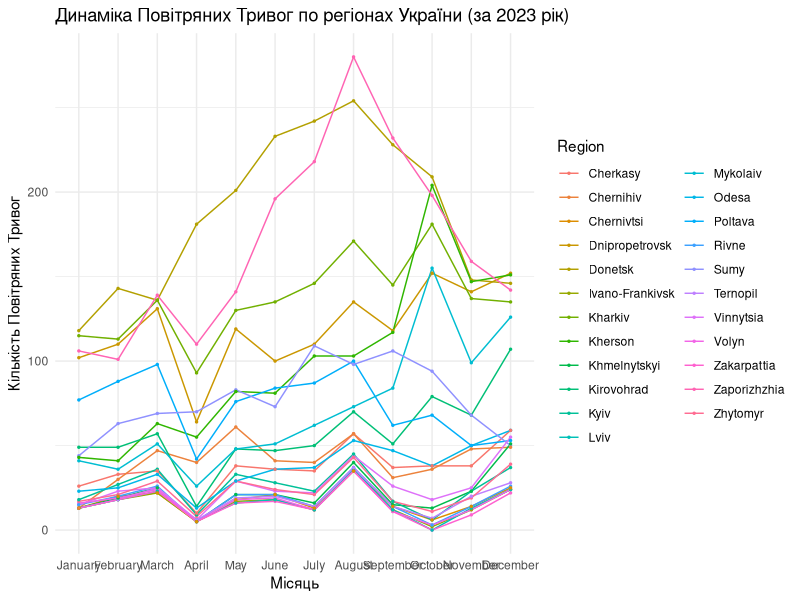
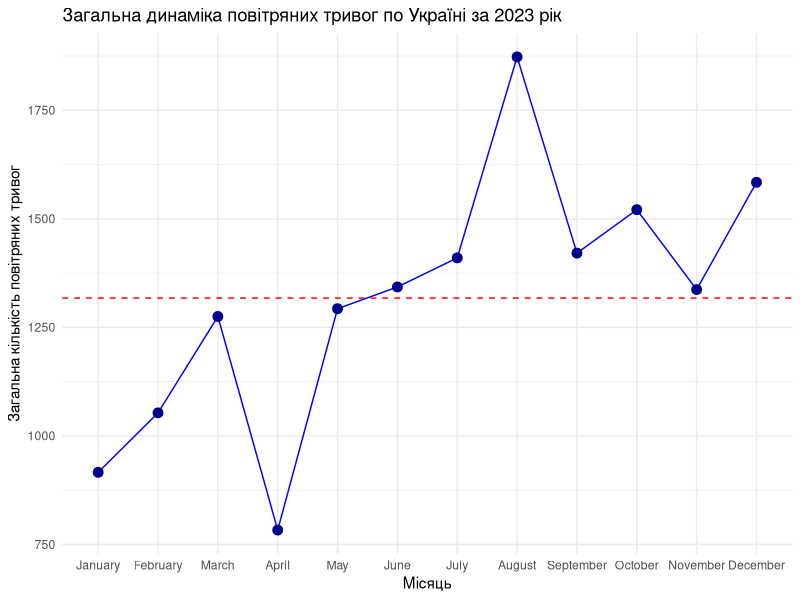
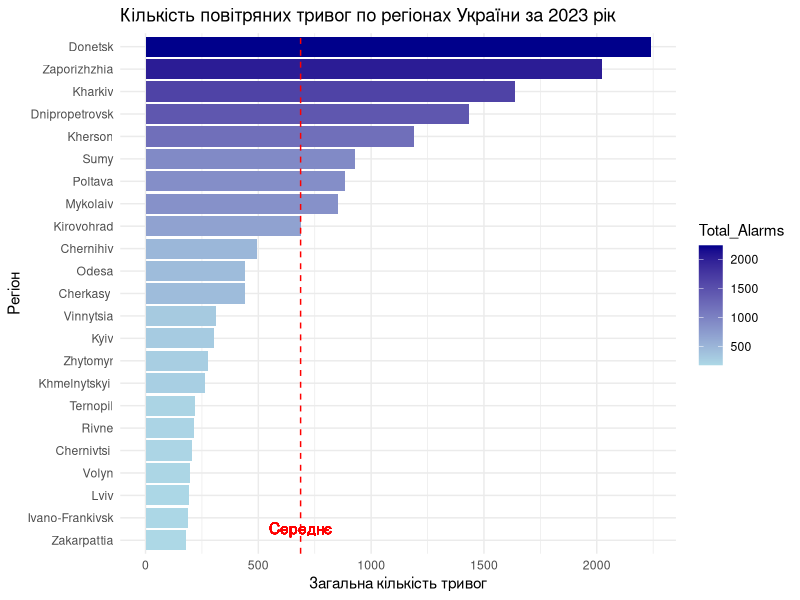
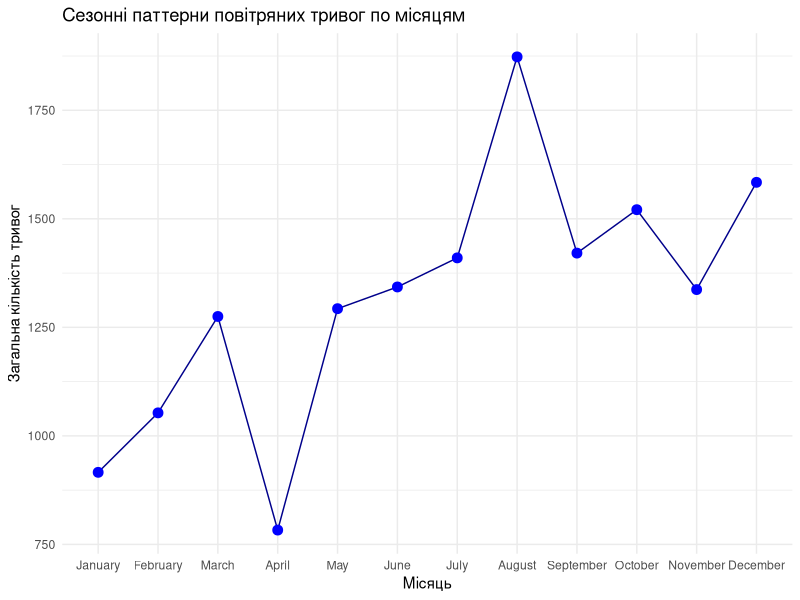
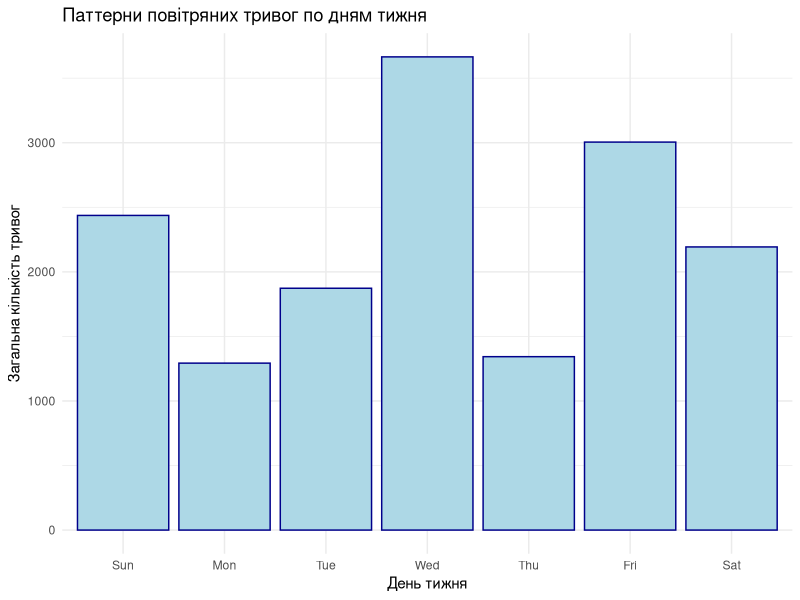

Write R code to recreate these figures, in order.
## ---- chunk 1
# Встановлюємо налаштування для RMarkdown
knitr::opts_chunk$set(echo = TRUE, message = FALSE, warning = FALSE)

# Завантаження необхідних бібліотек
library(dplyr)
library(ggplot2)
library(knitr)  # Додаємо бібліотеку для kable
library(lubridate)

## ---- chunk 2
# Cайт:  https://alerts.in.ua/
# Даннi по Повiтрянним Тревогам по Українi за 2023 роки
data_list <- list(
  `January` = data.frame(
    Region = c("Vinnytsia", "Volyn", "Dnipropetrovsk", "Donetsk", "Zhytomyr", "Zakarpattia", "Zaporizhzhia", "Ivano-Frankivsk", "Kyiv", "Kirovohrad", "Lviv", "Mykolaiv", "Odesa", "Poltava", "Rivne", "Sumy", "Ternopil", "Kharkiv", "Kherson", "Khmelnytskyi ", "Cherkasy ", "Chernivtsi ", "Chernihiv"),
    Alarm = c(15, 16, 102, 118, 17, 13, 106, 13, 18, 49, 13, 41, 23, 77, 15, 44, 13, 115, 43, 13, 26, 13, 13)
  ),
  `February` = data.frame(
    Region = c("Vinnytsia", "Volyn", "Dnipropetrovsk", "Donetsk", "Zhytomyr", "Zakarpattia", "Zaporizhzhia", "Ivano-Frankivsk", "Kyiv", "Kirovohrad", "Lviv", "Mykolaiv", "Odesa", "Poltava", "Rivne", "Sumy", "Ternopil", "Kharkiv", "Kherson", "Khmelnytskyi ", "Cherkasy ", "Chernivtsi ", "Chernihiv"),
    Alarm = c(23, 19, 110, 143, 21, 18, 101, 18, 27, 49, 18, 36, 25, 88, 20, 63, 18, 113, 41, 19, 33, 20, 30)
  ),
  `March` = data.frame(
    Region = c("Vinnytsia", "Volyn", "Dnipropetrovsk", "Donetsk", "Zhytomyr", "Zakarpattia", "Zaporizhzhia", "Ivano-Frankivsk", "Kyiv", "Kirovohrad", "Lviv", "Mykolaiv", "Odesa", "Poltava", "Rivne", "Sumy", "Ternopil", "Kharkiv", "Kherson", "Khmelnytskyi ", "Cherkasy ", "Chernivtsi ", "Chernihiv"),
    Alarm = c(25, 24, 131, 136, 29, 23, 139, 22, 36, 57, 23, 51, 33, 98, 26, 69, 25, 136, 63, 25, 35, 22, 47)
  ),
  `April` = data.frame(
    Region = c("Vinnytsia", "Volyn", "Dnipropetrovsk", "Donetsk", "Zhytomyr", "Zakarpattia", "Zaporizhzhia", "Ivano-Frankivsk", "Kyiv", "Kirovohrad", "Lviv", "Mykolaiv", "Odesa", "Poltava", "Rivne", "Sumy", "Ternopil", "Kharkiv", "Kherson", "Khmelnytskyi ", "Cherkasy ", "Chernivtsi ", "Chernihiv"),
    Alarm = c(6, 5, 64, 181, 8, 5, 110, 5, 9, 14, 6, 26, 13, 42, 5, 70, 6, 93, 55, 5, 10, 5, 40)
  ),
  `May` = data.frame(
    Region = c("Vinnytsia", "Volyn", "Dnipropetrovsk", "Donetsk", "Zhytomyr", "Zakarpattia", "Zaporizhzhia", "Ivano-Frankivsk", "Kyiv", "Kirovohrad", "Lviv", "Mykolaiv", "Odesa", "Poltava", "Rivne", "Sumy", "Ternopil", "Kharkiv", "Kherson", "Khmelnytskyi ", "Cherkasy ", "Chernivtsi ", "Chernihiv"),
    Alarm = c(29, 18, 119, 201, 29, 16, 141, 17, 33, 48, 16, 48, 29, 76, 21, 83, 19, 130, 82, 21, 38, 18, 61)
  ),
  `June` = data.frame(
    Region = c("Vinnytsia", "Volyn", "Dnipropetrovsk", "Donetsk", "Zhytomyr", "Zakarpattia", "Zaporizhzhia", "Ivano-Frankivsk", "Kyiv", "Kirovohrad", "Lviv", "Mykolaiv", "Odesa", "Poltava", "Rivne", "Sumy", "Ternopil", "Kharkiv", "Kherson", "Khmelnytskyi ", "Cherkasy ", "Chernivtsi ", "Chernihiv"),
    Alarm = c(23, 19, 100, 233, 24, 17, 196, 18, 28, 47, 18, 51, 36, 84, 21, 73, 20, 135, 81, 21, 36, 21, 41)
  ),
  `July` = data.frame(
    Region = c("Vinnytsia", "Volyn", "Dnipropetrovsk", "Donetsk", "Zhytomyr", "Zakarpattia", "Zaporizhzhia", "Ivano-Frankivsk", "Kyiv", "Kirovohrad", "Lviv", "Mykolaiv", "Odesa", "Poltava", "Rivne", "Sumy", "Ternopil", "Kharkiv", "Kherson", "Khmelnytskyi ", "Cherkasy ", "Chernivtsi ", "Chernihiv"),
    Alarm = c(22, 12, 110, 242, 21, 12, 218, 12, 23, 50, 12, 62, 37, 87, 14, 109, 14, 146, 103, 16, 35, 13, 40)
  ),
  `August` = data.frame(
    Region = c("Vinnytsia", "Volyn", "Dnipropetrovsk", "Donetsk", "Zhytomyr", "Zakarpattia", "Zaporizhzhia", "Ivano-Frankivsk", "Kyiv", "Kirovohrad", "Lviv", "Mykolaiv", "Odesa", "Poltava", "Rivne", "Sumy", "Ternopil", "Kharkiv", "Kherson", "Khmelnytskyi ", "Cherkasy ", "Chernivtsi ", "Chernihiv"),
    Alarm = c(44, 35, 135, 254, 43, 35, 280, 35, 45, 70,  36, 73, 53, 100, 37, 98, 37, 171, 103, 40,  57, 35, 57)
  ),
  `September` = data.frame(
    Region = c("Vinnytsia", "Volyn", "Dnipropetrovsk", "Donetsk", "Zhytomyr", "Zakarpattia", "Zaporizhzhia", "Ivano-Frankivsk", "Kyiv", "Kirovohrad", "Lviv", "Mykolaiv", "Odesa", "Poltava", "Rivne", "Sumy", "Ternopil", "Kharkiv", "Kherson", "Khmelnytskyi ", "Cherkasy ", "Chernivtsi ", "Chernihiv"),
    Alarm = c(26, 11, 118, 228, 17, 11, 232, 12, 17, 51, 12, 84, 47, 62, 14, 106, 14, 145, 117, 15, 37, 14, 31)
  ),
  `October` = data.frame(
    Region = c("Vinnytsia", "Volyn", "Dnipropetrovsk", "Donetsk", "Zhytomyr", "Zakarpattia", "Zaporizhzhia", "Ivano-Frankivsk", "Kyiv", "Kirovohrad", "Lviv", "Mykolaiv", "Odesa", "Poltava", "Rivne", "Sumy", "Ternopil", "Kharkiv", "Kherson", "Khmelnytskyi ", "Cherkasy ", "Chernivtsi ", "Chernihiv"),
    Alarm = c(18, 3, 152, 209, 11, 0, 198, 2, 6, 79, 0, 155, 38, 68, 3, 94, 7, 181, 204, 13, 38,  6, 36)
  ),
  `November` = data.frame(
    Region = c("Vinnytsia", "Volyn", "Dnipropetrovsk", "Donetsk", "Zhytomyr", "Zakarpattia", "Zaporizhzhia", "Ivano-Frankivsk", "Kyiv", "Kirovohrad", "Lviv", "Mykolaiv", "Odesa", "Poltava", "Rivne", "Sumy", "Ternopil", "Kharkiv", "Kherson", "Khmelnytskyi ", "Cherkasy ", "Chernivtsi ", "Chernihiv"),
    Alarm = c(25, 12, 141, 148, 19, 9, 159, 12, 23, 68, 13, 99, 50, 50, 14, 68, 20, 137, 147, 23, 38, 14, 48)
  ),
  `December` = data.frame(
    Region = c("Vinnytsia", "Volyn", "Dnipropetrovsk", "Donetsk", "Zhytomyr", "Zakarpattia", "Zaporizhzhia", "Ivano-Frankivsk", "Kyiv", "Kirovohrad", "Lviv", "Mykolaiv", "Odesa", "Poltava", "Rivne", "Sumy", "Ternopil", "Kharkiv", "Kherson", "Khmelnytskyi ", "Cherkasy ", "Chernivtsi ", "Chernihiv"),
    Alarm = c(55, 24, 152, 146, 39, 22, 142, 24, 37, 107, 24, 126, 59, 53, 26, 50, 28, 135, 151, 51, 59, 25, 49)
  )
)

# Переглядаємо таблиці
for (month in names(data_list)) {
  cat("### Таблиця: Кількість Повiтряних Тревог по регіонах України за", month, "мiсяць\n")
  print(kable(data_list[[month]], caption = paste("Кількість Повiтряних Тревог по регіонах України за", month, "мiсяць")))
  cat("\n\n")
}

# Об'єднуємо дані для графіка
combined_data <- bind_rows(
  lapply(names(data_list), function(month) {
    data_list[[month]] %>%
      mutate(Month = month)
  })
)

# Перетворюємо місяць в фактор для правильного відображення на осі X
combined_data$Month <- factor(combined_data$Month, levels = names(data_list))


# Графік динаміки повітряних тривог по регіонах
p <- ggplot(combined_data, aes(x = Month, y = Alarm, group = Region, color = Region)) +
  geom_line() +
  geom_point(size = 2/4) +
  theme_minimal() +
  labs(
    title = "Динаміка Повітряних Тривог по регіонах України (за 2023 рік)",
    x = "Місяць",
    y = "Кількість Повітряних Тривог"
  )

print(p)  # Виводимо графік

# Обчислення загальної кількості тривог по всій Україні за кожний місяць
monthly_totals <- combined_data %>%
  group_by(Month) %>%
  summarise(Total_Alarms = sum(Alarm))

# Додаємо колонку з середнім значенням кількості тривог за місяць
monthly_totals <- monthly_totals %>%
  mutate(Average_Alarms = mean(Total_Alarms),
         SD_Alarms = sd(Total_Alarms))

# Виведення таблиці з результатами
print(kable(monthly_totals, caption = "Загальна кількість тривог по місяцям"))
## ---- chunk 3
#чи можна вважати рівень повітряних тривог по Україні в цілому стабільним протягом досліджуваного періоду?
p <- ggplot(monthly_totals, aes(x = Month, y = Total_Alarms)) +
  geom_line(group = 1, color = "blue") +
  geom_point(size = 3, color = "darkblue") +
  geom_hline(aes(yintercept = Average_Alarms), linetype = "dashed", color = "red") +
  geom_ribbon(aes(ymin = Average_Alarms - SD_Alarms, ymax = Average_Alarms + SD_Alarms), 
              fill = "lightblue", alpha = 0.2) +
  theme_minimal() +
  labs(
    title = "Загальна динаміка повітряних тривог по Україні за 2023 рік",
    x = "Місяць",
    y = "Загальна кількість повітряних тривог"
  )

print(p)
#Висновок Гiпотези 1: З отриманними данними можна зробити наступнi спостереження: на початку року було збільшення кількості повітряних тривог, але потім у квітні 2023 року впали практично до нуля, потім йшло поступове зростання і піком кількості повітряних тривог був серпень 2023 року, в цьому місяці тенденція на збільшення повітряних тривог у відсотковому співвідношенні в порівнянні з іншими місяцями не відрізняється, але у них значно зросла. До кінця року тенденція почала падати і в повітряних тривог відповідно теж.
## ---- chunk 4
#Чи можна вважати частоту повітряних тривог однаковою в усіх регіонах України? Якщо ні, то в яких регіонах відзначаються найвищі та найнижчі показники? Чи можна визначити зони найбільшого ризику на основі частоти тривог?

# Обчислення загальної кількості тривог по кожному регіону
regional_totals <- combined_data %>%
  group_by(Region) %>%
  summarise(Total_Alarms = sum(Alarm)) %>%
  arrange(desc(Total_Alarms))

# Додаємо середнє та стандартне відхилення для порівняння
regional_stats <- regional_totals %>%
  summarise(
    Average_Alarms = mean(Total_Alarms),
    SD_Alarms = sd(Total_Alarms)
  )

# Виведення таблиці з результатами
print(kable(regional_totals, caption = "Загальна кількість повітряних тривог по регіонах України"))

# Графік для порівняння частоти тривог по регіонах
p <- ggplot(regional_totals, aes(x = reorder(Region, Total_Alarms), y = Total_Alarms, fill = Total_Alarms)) +
  geom_bar(stat = "identity") +
  coord_flip() +
  theme_minimal() +
  labs(
    title = "Кількість повітряних тривог по регіонах України за 2023 рік",
    x = "Регіон",
    y = "Загальна кількість тривог"
  ) +
  scale_fill_gradient(low = "lightblue", high = "darkblue") +
  geom_hline(aes(yintercept = regional_stats$Average_Alarms), color = "red", linetype = "dashed") +
  geom_text(aes(y = regional_stats$Average_Alarms, label = "Середнє"), x = 1, color = "red", vjust = -0.5)

print(p)

# Визначення регіонів з найвищими та найнижчими показниками
highest_risk <- regional_totals %>% filter(Total_Alarms == max(Total_Alarms))
lowest_risk <- regional_totals %>% filter(Total_Alarms == min(Total_Alarms))

cat("Регіон з найвищим ризиком (найбільша кількість тривог):\n")
print(highest_risk)

cat("\nРегіон з найнижчим ризиком (найменша кількість тривог):\n")
print(lowest_risk)

#Висновок гiпотези 2: Зона найбільшого ризику повітряної тривоги це області які найближче перебувають до бойової зоне(сірої зоні), там відзначається найбільше кількість повітряних тривог, їх тривалість, у своїй тенденція мало змінюється.
## ---- chunk 5
#Чи є часові патерни (наприклад, залежність від пори року або днів тижня) у сповіщеннях про тривоги?

# Добавляем фiктивну дату для кожного мiсяца для cпрощення аналiза сезоних паттернiв
combined_data <- combined_data %>%
  mutate(Date = as.Date(paste("2023", Month, "01", sep = "-"), "%Y-%B-%d")) %>%
  mutate(Weekday = wday(Date, label = TRUE, abbr = TRUE))

# Групуємо по місяцях для аналізу сезонних патернів
monthly_pattern <- combined_data %>%
  group_by(Month) %>%
  summarise(Total_Alarms = sum(Alarm))

# Аналіз кількості тривог по днях тижня
weekday_pattern <- combined_data %>%
  group_by(Weekday) %>%
  summarise(Total_Alarms = sum(Alarm))

# Візуалізація сезонних патернів по місяцях
p1 <- ggplot(monthly_pattern, aes(x = Month, y = Total_Alarms, group = 1)) +
  geom_line(color = "darkblue") +
  geom_point(size = 3, color = "blue") +
  theme_minimal() +
  labs(
    title = "Сезонні паттерни повітряних тривог по місяцям",
    x = "Місяць",
    y = "Загальна кількість тривог"
  )

print(p1)

# Візуалізація патернів по днях тижня
p2 <- ggplot(weekday_pattern, aes(x = Weekday, y = Total_Alarms, fill = Weekday)) +
  geom_bar(stat = "identity", color = "darkblue", fill = "lightblue") +
  theme_minimal() +
  labs(
    title = "Паттерни повітряних тривог по дням тижня",
    x = "День тижня",
    y = "Загальна кількість тривог"
  )

print(p2)

#Висновок Гiпотези 3: За даними які отримали, можна було помітити те, що повітряних тривог найбільше ближче до вихідних і на самих вихідних, так само загострення за кількістю повітряних тривог відбувається саме влітку, їх там більша кількість, ніж де-небудь.
